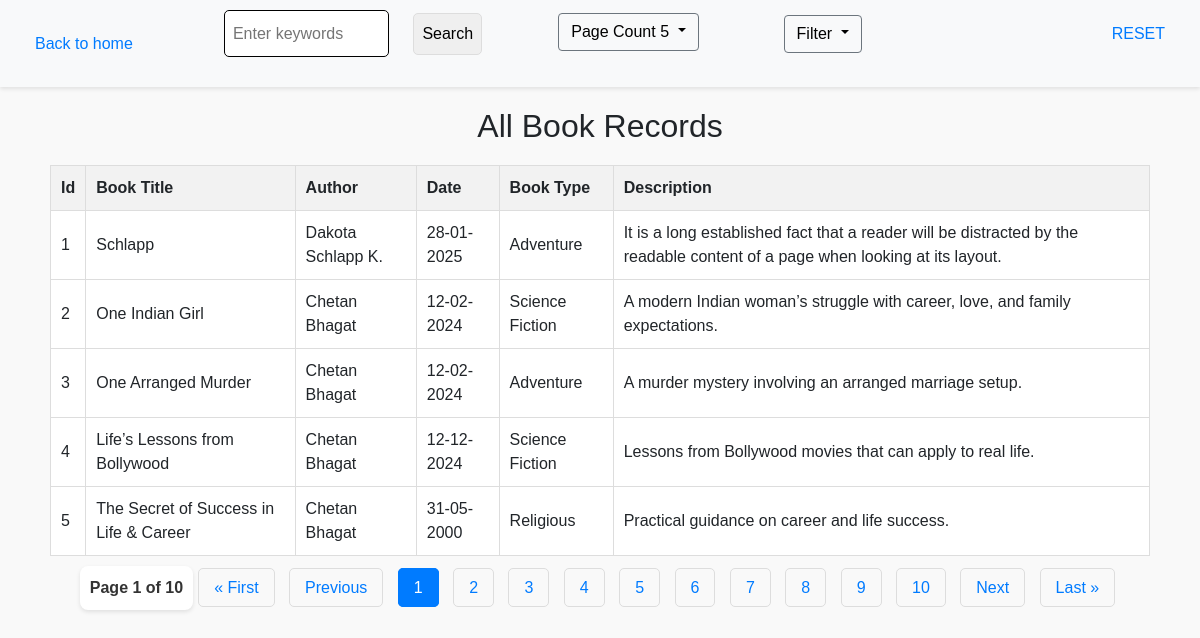
/display_all?records_per_page=5&search=&filter=, run on the app's committed database.
### myapp/models.py (models this page shows, shortened)
class user(models.Model):
    id = models.AutoField(primary_key=True)
    title = models.CharField(max_length=50)
    book_type = models.CharField(max_length=30)
    author = models.CharField(max_length=50)
    date = models.DateField()
    description = models.TextField()
    updated_at = models.DateTimeField(auto_now=True)
    class Meta:
        ordering = ['-id']

### myapp/views.py (the view, shortened to what this page needs)
# urls.py: path('display_all', views.display_all, name='display_all'),
def display_all(request):
    search_query = request.GET.get('search', '')  # Fetch search query from request
    filter_option = request.GET.get('filter', '')  # Fetch filter option if any
    try:
        records_per_page = int(request.GET.get('records_per_page', 5))  # Default to 5 if not set or invalid
    except ValueError:
        records_per_page = 5  # Fallback to default if conversion fails
    users = user.objects.all().order_by('-id')
    if filter_option == 'published_before_2024':
        users = users.filter(date__lt='2024-01-01')  # Filter users with date before 2024
    elif filter_option == 'published_after_2024':
        users = users.filter(date__gte='2024-01-01')  # Filter users with date after 2024
    elif filter_option == 'Religious':
        users = users.filter(book_type__icontains='Religious')
    elif filter_option == 'Adventure':
        users = users.filter(book_type__icontains='Adventure')
    elif filter_option == 'Science Fiction':
        users = users.filter(book_type__icontains='Science Fiction')
    paginator = Paginator(users, records_per_page)
    page_number = request.GET.get('page', 1)  # Get current page number (default to 1)
    page_obj = paginator.get_page(page_number)
    for idx, user_obj in enumerate(page_obj.object_list, start=1):
        user_obj.display_id = idx
    start_index = (page_obj.number - 1) * records_per_page
    return render(request,'display_all.html', {
        'users': page_obj,  # Paginated user data
        'search': search_query,  # Include the search query
        'filter': filter_option,  # Include the filter option
        'records_per_page': records_per_page,  # Include records per page selected
        'start_index': start_index  # Records per page
    })

### myapp/templates/display_all.html (shortened to what this page needs)
<!DOCTYPE html>
<html lang="en">
<head>
    <link href="https://cdn.jsdelivr.net/npm/bootstrap@4.6.2/dist/css/bootstrap.min.css"
    rel="stylesheet">
</head>
<body>
    <div class="navbar">
        <a href="{% url 'index' %}">Back to home</a>
        <form action="{% url 'display_all' %}" method="get" onsubmit="disableSearchButton()">
                <input type="text" style="width: 165px; height: 47px; border-radius: 5px; border: 1px solid black;"
                   id="searchInput" placeholder="Enter keywords" name="search" value="{{ search }}" required> &nbsp;
            <input type="submit" id="searchButton" value="Search">
        </form>
     <form action="{% url 'display_all' %}" method="get" class="mb-4">
        <div class="dropdown dropdown-hover me-3">
            <button data-bs-toggle="dropdown" class="btn btn-secondary dropdown-toggle" type="button"
                id="dropdownMenuButton" style="background-color: transparent; color: black;"
                data-mdb-toggle="dropdown" aria-expanded="false">
                Page Count {{ records_per_page|default:5 }}
            </button>&nbsp;&nbsp;
        </div>
    </form>
    <form action="{% url 'display_all' %}" method="get">
    <div class="d-flex justify-content-center" style="margin-right: 150px;">
        <div class="dropdown dropdown-hover me-3">
            <button data-bs-toggle="dropdown" class="btn btn-secondary dropdown-toggle" type="button"
                id="dropdownMenuButton" style="background-color: transparent; color: black;"
                data-mdb-toggle="dropdown" aria-expanded="false">
                Filter
            </button>&nbsp;&nbsp;
        </div>
    </div>
</form>
                    <a href="{% url 'records_per_page_view_2' %}?default=true" style="margin-bottom: 20px;">RESET</a>
                </div>
    {% if not users %}
    <p style="text-align: center; color: #888;">No records found. Try adjusting your filters or search terms.</p>
    {% else %}
    <div class="container">
        <h2 style="text-align: center;">All Book Records</h2>
        <table>
            <tr>
                <th>Id</th>
                <th>Book Title</th>
                <th>Author</th>
                <th>Date</th>
                <th>Book Type</th>
                <th>Description</th>
            </tr>
            {% for i in users %}
            <tr>
                <td scope="row">{{ users.start_index|add:forloop.counter0 }}</td>
                <td>{{ i.title }}</td>
                <td>{{ i.author }}</td>
                <td>{{ i.date|date:'d-m-Y' }}</td>
                <td>{{ i.book_type }}</td>
                <td>{{ i.description }}</td>
            </tr>
            {% endfor %}
        </table>
        <div class="pagination">
            <div class="page-info">
                Page {{ users.number }} of {{ users.paginator.num_pages }}
            </div>
            <div class="pagination-links">
            {% if users.has_previous %}
                <a href="?page=1&search={{ search }}&filter={{ filter }}&records_per_page={{ records_per_page }}">« First</a>
                <a href="?page={{ users.previous_page_number }}&search={{ search }}&filter={{ filter }}&records_per_page={{ records_per_page }}">Previous</a>
            {% else %}
                <a class="disabled">« First</a>
                <a class="disabled">Previous</a>
                {% endif %}
                {% for num in users.paginator.page_range %}
                {% if users.number == num %}
                <a class="active">{{ num }}</a>
                {% else %}
                    <a href="?page={{ num }}&search={{ search }}&filter={{ filter }}&records_per_page={{ records_per_page }}">{{ num }}</a>
                    {% endif %}
            {% endfor %}
            {% if users.has_next %}
                <a href="?page={{ users.next_page_number }}&search={{ search }}&filter={{ filter }}&records_per_page={{ records_per_page }}">Next</a>
                <a href="?page={{ users.paginator.num_pages }}&search={{ search }}&filter={{ filter }}&records_per_page={{ records_per_page }}">Last »</a>
            {% else %}
                <a class="disabled">Next</a>
                <a class="disabled">Last »</a>
                {% endif %}
            </div>
        </div>
        {% endif %}
</body>
</html>

### myapp/templates/display_all.html (style rules this page uses)
body { font-family: Arial, sans-serif; margin: 0; padding: 0; background-color: #f9f9f9; }
.navbar { display: flex; justify-content: space-between; background-color: #f8f9fa; padding: 10px 20px; box-shadow: 0 2px 4px rgba(0, 0, 0, 0.1); }
.navbar a { color: #007bff; text-decoration: none; padding: 10px 15px; border-radius: 5px; }
.container { padding: 20px; }
form { margin-bottom: 20px; display: flex; align-items: center; flex-wrap: wrap; gap: 10px; }
form input, form select, form button { padding: 8px; border: 1px solid #ddd; border-radius: 5px; }
table { width: 100%; border-collapse: collapse; background: white; margin-top: 20px; }
table, th, td { border: 1px solid #ddd; }
th, td { padding: 10px; text-align: left; }
th { background-color: #f2f2f2; }
a { font-family: 'Lucida Sans', 'Lucida Sans Regular', 'Lucida Grande', 'Lucida Sans Unicode', Geneva, Verdana, sans-serif; }
.pagination { display: flex; justify-content: center; margin: 20px 0; }
.pagination a { color: #007bff; text-decoration: none; padding: 10px 15px; border: 1px solid #ddd; margin: 0 5px; border-radius: 5px; }
.pagination a.active { background-color: #007bff; color: white; border-color: #007bff; }
.page-info { font-size: 16px; font-weight: 600; color: #333; background-color: white; padding: 10px 10px; margin-top: -10px; border-radius: 8px; box-shadow: 0 2px 4px rgba(0, 0, 0, 0.1); text-align: center; }

### data on the page
user: start_index|add "1", title "Schlapp", author "Dakota Schlapp K.", date "28-01-2025", book_type "Adventure", description "It is a long established fact that a reader will be distracted by the readable content of a page when looking at its layout."
user: start_index|add "2", title "One Indian Girl", author "Chetan Bhagat", date "12-02-2024", book_type "Science Fiction", description "A modern Indian woman’s struggle with career, love, and family expectations."
user: start_index|add "3", title "One Arranged Murder", author "Chetan Bhagat", date "12-02-2024", book_type "Adventure", description "A murder mystery involving an arranged marriage setup."
user: start_index|add "4", title "Life’s Lessons from Bollywood", author "Chetan Bhagat", date "12-12-2024", book_type "Science Fiction", description "Lessons from Bollywood movies that can apply to real life."
user: start_index|add "5", title "The Secret of Success in Life & Career", author "Chetan Bhagat", date "31-05-2000", book_type "Religious", description "Practical guidance on career and life success."

### other printed values
{{ records_per_page|default:5 }} "5"
{{ users.number }} "1"
{{ users.paginator.num_pages }} "10"
{{ num }} "1"
{{ num }} "2" "3" "4" "5" "6" "7" "8" "9" "10"
